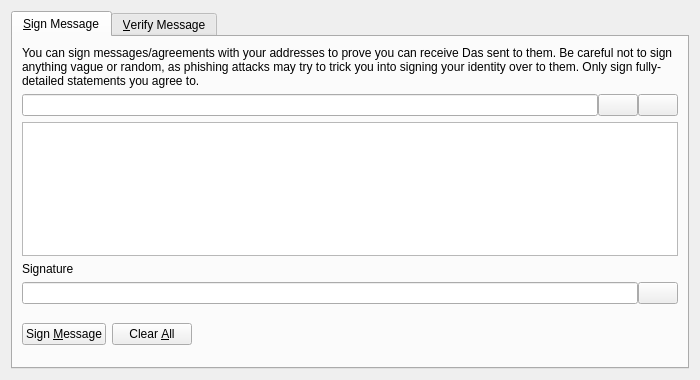
<?xml version="1.0" encoding="UTF-8"?>
<ui version="4.0">
 <class>SignVerifyMessageDialog</class>
 <widget class="QDialog" name="SignVerifyMessageDialog">
  <property name="geometry">
   <rect>
    <x>0</x>
    <y>0</y>
    <width>700</width>
    <height>380</height>
   </rect>
  </property>
  <property name="windowTitle">
   <string>Signatures - Sign / Verify a Message</string>
  </property>
  <property name="modal">
   <bool>true</bool>
  </property>
  <layout class="QVBoxLayout" name="verticalLayout">
   <item>
    <widget class="QTabWidget" name="tabWidget">
     <property name="currentIndex">
      <number>0</number>
     </property>
     <widget class="QWidget" name="tabSignMessage">
      <attribute name="title">
       <string>&amp;Sign Message</string>
      </attribute>
      <layout class="QVBoxLayout" name="verticalLayout_SM">
       <item>
        <widget class="QLabel" name="infoLabel_SM">
         <property name="text">
          <string>You can sign messages/agreements with your addresses to prove you can receive Das sent to them. Be careful not to sign anything vague or random, as phishing attacks may try to trick you into signing your identity over to them. Only sign fully-detailed statements you agree to.</string>
         </property>
         <property name="textFormat">
          <enum>Qt::PlainText</enum>
         </property>
         <property name="wordWrap">
          <bool>true</bool>
         </property>
        </widget>
       </item>
       <item>
        <layout class="QHBoxLayout" name="horizontalLayout_1_SM">
         <property name="spacing">
          <number>0</number>
         </property>
         <item>
          <widget class="QValidatedLineEdit" name="addressIn_SM">
           <property name="toolTip">
            <string>The Das address to sign the message with</string>
           </property>
          </widget>
         </item>
         <item>
          <widget class="QPushButton" name="addressBookButton_SM">
           <property name="toolTip">
            <string>Choose previously used address</string>
           </property>
           <property name="text">
            <string/>
           </property>
           <property name="shortcut">
            <string>Alt+A</string>
           </property>
           <property name="autoDefault">
            <bool>false</bool>
           </property>
          </widget>
         </item>
         <item>
          <widget class="QPushButton" name="pasteButton_SM">
           <property name="toolTip">
            <string>Paste address from clipboard</string>
           </property>
           <property name="text">
            <string/>
           </property>
           <property name="shortcut">
            <string>Alt+P</string>
           </property>
           <property name="autoDefault">
            <bool>false</bool>
           </property>
          </widget>
         </item>
        </layout>
       </item>
       <item>
        <widget class="QPlainTextEdit" name="messageIn_SM">
         <property name="toolTip">
          <string>Enter the message you want to sign here</string>
         </property>
        </widget>
       </item>
       <item>
        <widget class="QLabel" name="signatureLabel_SM">
         <property name="text">
          <string>Signature</string>
         </property>
         <property name="textFormat">
          <enum>Qt::PlainText</enum>
         </property>
        </widget>
       </item>
       <item>
        <layout class="QHBoxLayout" name="horizontalLayout_2_SM">
         <property name="spacing">
          <number>0</number>
         </property>
         <item>
          <widget class="QLineEdit" name="signatureOut_SM">
           <property name="font">
            <font>
             <italic>true</italic>
            </font>
           </property>
           <property name="readOnly">
            <bool>true</bool>
           </property>
          </widget>
         </item>
         <item>
          <widget class="QPushButton" name="copySignatureButton_SM">
           <property name="toolTip">
            <string>Copy the current signature to the system clipboard</string>
           </property>
           <property name="text">
            <string/>
           </property>
           <property name="autoDefault">
            <bool>false</bool>
           </property>
          </widget>
         </item>
        </layout>
       </item>
       <item>
        <layout class="QHBoxLayout" name="horizontalLayout_3_SM">
         <item>
          <widget class="QPushButton" name="signMessageButton_SM">
           <property name="toolTip">
            <string>Sign the message to prove you own this Das address</string>
           </property>
           <property name="text">
            <string>Sign &amp;Message</string>
           </property>
           <property name="autoDefault">
            <bool>false</bool>
           </property>
          </widget>
         </item>
         <item>
          <widget class="QPushButton" name="clearButton_SM">
           <property name="toolTip">
            <string>Reset all sign message fields</string>
           </property>
           <property name="text">
            <string>Clear &amp;All</string>
           </property>
           <property name="autoDefault">
            <bool>false</bool>
           </property>
          </widget>
         </item>
         <item>
          <spacer name="horizontalSpacer_1_SM">
           <property name="orientation">
            <enum>Qt::Horizontal</enum>
           </property>
           <property name="sizeHint" stdset="0">
            <size>
             <width>40</width>
             <height>48</height>
            </size>
           </property>
          </spacer>
         </item>
         <item>
          <widget class="QLabel" name="statusLabel_SM">
           <property name="font">
            <font>
             <weight>75</weight>
             <bold>true</bold>
            </font>
           </property>
           <property name="text">
            <string/>
           </property>
           <property name="wordWrap">
            <bool>true</bool>
           </property>
          </widget>
         </item>
         <item>
          <spacer name="horizontalSpacer_2_SM">
           <property name="orientation">
            <enum>Qt::Horizontal</enum>
           </property>
           <property name="sizeHint" stdset="0">
            <size>
             <width>40</width>
             <height>48</height>
            </size>
           </property>
          </spacer>
         </item>
        </layout>
       </item>
      </layout>
     </widget>
     <widget class="QWidget" name="tabVerifyMessage">
      <attribute name="title">
       <string>&amp;Verify Message</string>
      </attribute>
      <layout class="QVBoxLayout" name="verticalLayout_VM">
       <item>
        <widget class="QLabel" name="infoLabel_VM">
         <property name="text">
          <string>Enter the receiver's address, message (ensure you copy line breaks, spaces, tabs, etc. exactly) and signature below to verify the message. Be careful not to read more into the signature than what is in the signed message itself, to avoid being tricked by a man-in-the-middle attack. Note that this only proves the signing party receives with the address, it cannot prove sendership of any transaction!</string>
         </property>
         <property name="textFormat">
          <enum>Qt::PlainText</enum>
         </property>
         <property name="alignment">
          <set>Qt::AlignLeading|Qt::AlignLeft|Qt::AlignTop</set>
         </property>
         <property name="wordWrap">
          <bool>true</bool>
         </property>
        </widget>
       </item>
       <item>
        <layout class="QHBoxLayout" name="horizontalLayout_1_VM">
         <property name="spacing">
          <number>0</number>
         </property>
         <item>
          <widget class="QValidatedLineEdit" name="addressIn_VM">
           <property name="toolTip">
            <string>The Das address the message was signed with</string>
           </property>
          </widget>
         </item>
         <item>
          <widget class="QPushButton" name="addressBookButton_VM">
           <property name="toolTip">
            <string>Choose previously used address</string>
           </property>
           <property name="text">
            <string/>
           </property>
           <property name="shortcut">
            <string>Alt+A</string>
           </property>
           <property name="autoDefault">
            <bool>false</bool>
           </property>
          </widget>
         </item>
        </layout>
       </item>
       <item>
        <widget class="QPlainTextEdit" name="messageIn_VM"/>
       </item>
       <item>
        <widget class="QValidatedLineEdit" name="signatureIn_VM"/>
       </item>
       <item>
        <layout class="QHBoxLayout" name="horizontalLayout_2_VM">
         <item>
          <widget class="QPushButton" name="verifyMessageButton_VM">
           <property name="toolTip">
            <string>Verify the message to ensure it was signed with the specified Das address</string>
           </property>
           <property name="text">
            <string>Verify &amp;Message</string>
           </property>
           <property name="autoDefault">
            <bool>false</bool>
           </property>
          </widget>
         </item>
         <item>
          <widget class="QPushButton" name="clearButton_VM">
           <property name="toolTip">
            <string>Reset all verify message fields</string>
           </property>
           <property name="text">
            <string>Clear &amp;All</string>
           </property>
           <property name="autoDefault">
            <bool>false</bool>
           </property>
          </widget>
         </item>
         <item>
          <spacer name="horizontalSpacer_1_VM">
           <property name="orientation">
            <enum>Qt::Horizontal</enum>
           </property>
           <property name="sizeHint" stdset="0">
            <size>
             <width>40</width>
             <height>48</height>
            </size>
           </property>
          </spacer>
         </item>
         <item>
          <widget class="QLabel" name="statusLabel_VM">
           <property name="font">
            <font>
             <weight>75</weight>
             <bold>true</bold>
            </font>
           </property>
           <property name="text">
            <string/>
           </property>
           <property name="wordWrap">
            <bool>true</bool>
           </property>
          </widget>
         </item>
         <item>
          <spacer name="horizontalSpacer_2_VM">
           <property name="orientation">
            <enum>Qt::Horizontal</enum>
           </property>
           <property name="sizeHint" stdset="0">
            <size>
             <width>40</width>
             <height>48</height>
            </size>
           </property>
          </spacer>
         </item>
        </layout>
       </item>
      </layout>
     </widget>
    </widget>
   </item>
  </layout>
 </widget>
 <customwidgets>
  <customwidget>
   <class>QValidatedLineEdit</class>
   <extends>QLineEdit</extends>
   <header>qvalidatedlineedit.h</header>
  </customwidget>
 </customwidgets>
 <resources>
  <include location="../das.qrc"/>
 </resources>
 <connections/>
</ui>
